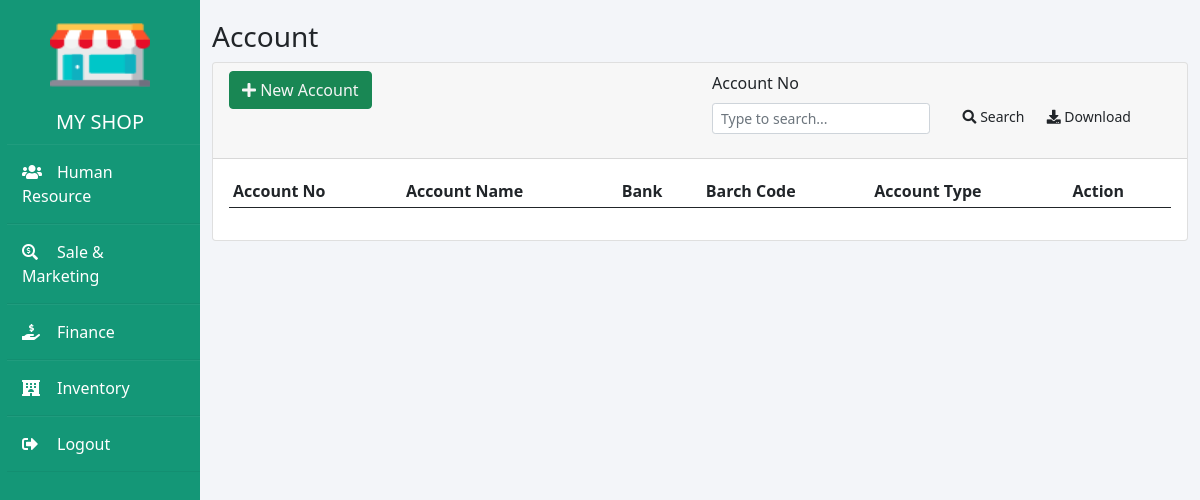
/account/, run on an earlier commit of the app's database.
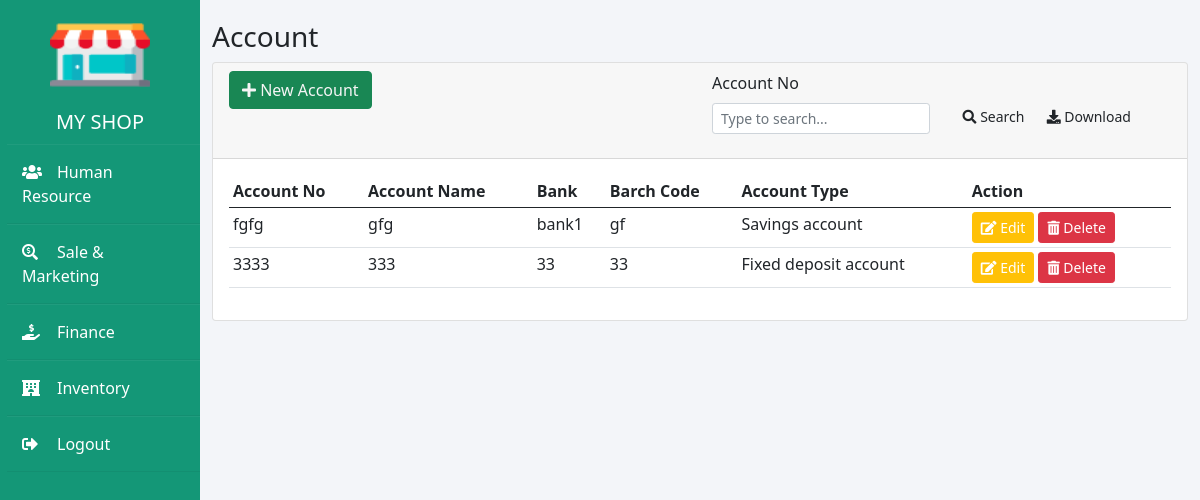
And on a later commit of the database.
### account/models.py (models this page shows)
class Account(models.Model):
    account_no = models.CharField(max_length=25)
    account_name = models.CharField(max_length=100)
    bank_name = models.CharField(max_length=50)
    barch_code = models.CharField(max_length=10)
    type = models.CharField(max_length=50)
    phone_number = models.CharField(max_length=10)

### account/views.py (the view)
# urls.py: path('', AccountListView.as_view(), name='account-list'),
class AccountListView(ListView):
    model = Account
    template_name = "account/account-list.html"
    date_error = ''
    query = ''
    from_ = ''
    to = ''
    def get_queryset(self):
        query = self.request.GET.get('query', '')
        self.query = ''
        if query != '':
            self.query = query
            return super(AccountListView, self).get_queryset().filter(account_no=query)
        return super(AccountListView, self).get_queryset()
    def get_context_data(self, **kwargs):
        context = super().get_context_data(**kwargs)
        context['delete_url'] = reverse('account:account-delete', kwargs={'pk': 1})
        context['query'] = self.query
        return context

### templates/account/account-list.html (shortened to what this page needs)
{% extends 'layout/dashboard-layout.html' %}
{% block content %}
    <a href="{% url 'account:account-list' %}" style="text-decoration: none;color: #212529"><h3>Account</h3>
    </a>
    <div class="card">
        <div class="card-header">
            <div class="row">
                <div class="col">
                    <a role="button" class="btn btn-success" style="color: whitesmoke"
                       href="{% url 'account:account-create' %}"><i class="fas fa-plus"></i> New Account</a>
                </div>
                <div class="col">
                    <form action="" method="get" id="search-form">
                        <div class="row">
                            <div class="col">
                                <label for="exampleDataList" class="form-label">Account No</label>
                                <input class="form-control form-control-sm" id="exampleDataList"
                                       placeholder="Type to search..." name="query" value="{{ query }}">
                            </div>
                            <div class="col ">
                                <a href="#" onclick="$('#search-form').submit();" role="button"
                                   class="btn btn-sm bt " style="margin-top: 30px"><i
                                        class="fas fa-search"></i> Search</a>
                                <a role="button" id="csv" class="btn btn-sm " style="margin-top: 30px"
                                   href="#"><i class="fas fa-download"></i> Download</a>
                            </div>
                        </div>
                    </form>
                </div>
            </div>
        </div>
        <div class="card-body">
            <table class="table table-sm" id="example">
                <thead>
                <tr>
                    <th scope="col">Account No</th>
                    <th scope="col">Account Name</th>
                    <th scope="col">Bank</th>
                    <th scope="col">Barch Code</th>
                    <th scope="col">Account Type</th>
                    <th class="id">Action</th>
                </tr>
                </thead>
                <tbody>
                {% for object in  object_list %}
                    <tr>
                        <td> {{ object.account_no }}</td>
                        <td> {{ object.account_name }}</td>
                        <td> {{ object.bank_name }}</td>
                        <td>{{ object.barch_code }}</td>
                        <td>{{ object.type }}</td>
                        <td class="id">
                            <div class="d-grid gap-2 d-md-block">
                                <a role="button" href="{% url 'account:account-update' object.id %}"
                                   class="btn btn-warning btn-sm text-white" type="button"><i class="fas fa-edit"></i>
                                    Edit</a>
                                <button class="btn btn-danger btn-sm delete-btn" type="button"><i
                                        class="fas fa-trash-alt"></i>
                                    Delete
                                </button>
                            </div>
                        </td>
                    </tr>
                {% endfor %}
                </tbody>
            </table>
        </div>
    </div>
{% endblock %}

### templates/layout/dashboard-layout.html (shortened to what this page needs)
{% extends 'layout/base-layout.html' %}
{% load static %}
{% block body %}
    <div class="wrapper">
        <div class="sidebar">
            <img src="{% static 'img/store.png' %}" alt="logo" width="50" height="70" style="margin-bottom: 10px">
            <h5>MY SHOP</h5>
            <ul>
                <li><a href=""><i class="fas fa-users"></i>Human Resource</a></li>
                <li><a href=""><i class="fas fa-search-dollar"></i>Sale & Marketing</a></li>
                <li><a data-bs-toggle="collapse" href="#collapseExample" role="button" aria-expanded="false"
                       aria-controls="collapseExample"><i class="fas fa-hand-holding-usd"></i>Finance</a>
                </li>
                <li><a href=""><i class="fas fa-hotel"></i>Inventory</a></li>
                <li><a href=""><i class="fas fa-sign-out-alt"></i>Logout</a></li>
            </ul>
        </div>
        <div class="main_content">
            <div class="info">
                <div class="container-fluid">
                    {% block content %} {% endblock %}
                </div>
            </div>
        </div>
    </div>
{% endblock %}

### templates/layout/base-layout.html (shortened to what this page needs)
{% load static %}
<!doctype html>
<html lang="en">
<head>
    <link href="https://use.fontawesome.com/releases/v5.8.2/css/all.css" rel="stylesheet"/>
    <link href="https://cdn.jsdelivr.net/npm/bootstrap@5.0.2/dist/css/bootstrap.min.css" rel="stylesheet"
>
    <link rel="stylesheet"
          href="https://cdn.jsdelivr.net/npm/bootstrap-select@1.13.14/dist/css/bootstrap-select.min.css">
    <link rel="stylesheet" href="{% static 'css/style.css' %}">
    <link rel="stylesheet" href="{% static 'css/dashboard_style.css' %}">
</head>
<body>
{% block body %} {% endblock %}
</body>
</html>

### static_cdn/css/dashboard_style.css (style rules this page uses)
* { margin: 0; padding: 0; box-sizing: border-box; list-style: none; text-decoration: none; }
body { background-color: #f3f5f9; }
.wrapper { display: flex; position: relative; }
.wrapper .sidebar { width: 200px; height: 100%; background: #149777; position: fixed; }
.wrapper .sidebar img { color: #fff; text-transform: uppercase; text-align: center; display: block; width: 50%; margin: 20px auto; }
.wrapper .sidebar ul li { margin-left: -25px; padding: 15px; border-bottom: 1px solid #bdb8d7; border-bottom: 1px solid rgba(0, 0, 0, 0.05); border-top: 1px solid rgba(255, 255, 255, 0.05); }
.wrapper .sidebar ul li a { color: #ffffff; display: block; text-decoration: none; }
.wrapper .sidebar ul li a .fas { width: 35px; }
.wrapper .main_content { width: 100%; margin-left: 200px; margin-top: 20px; }
.wrapper .sidebar h5 { color: #fff; text-transform: uppercase; text-align: center; margin-top: 20px; margin-bottom: 10px; }

What changed in the data, as far as the page shows it:
added Account: account_no "fgfg", account_name "gfg", bank_name "bank1", barch_code "gf", type "Savings account"
added Account: account_no "3333", account_name "333", bank_name "33", barch_code "33", type "Fixed deposit account"
